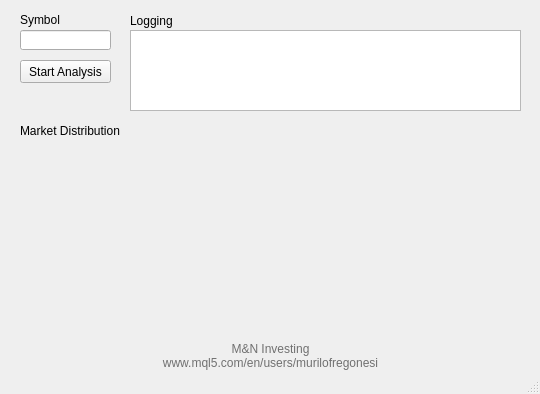
<?xml version="1.0" encoding="UTF-8"?>
<ui version="4.0">
 <class>MainWindow</class>
 <widget class="QMainWindow" name="MainWindow">
  <property name="geometry">
   <rect>
    <x>0</x>
    <y>0</y>
    <width>540</width>
    <height>394</height>
   </rect>
  </property>
  <property name="windowTitle">
   <string>Fundamentals Python Bot</string>
  </property>
  <widget class="QWidget" name="centralwidget">
   <widget class="QPushButton" name="startButton">
    <property name="geometry">
     <rect>
      <x>20</x>
      <y>60</y>
      <width>91</width>
      <height>23</height>
     </rect>
    </property>
    <property name="text">
     <string>Start Analysis</string>
    </property>
   </widget>
   <widget class="QLineEdit" name="symLine">
    <property name="geometry">
     <rect>
      <x>20</x>
      <y>30</y>
      <width>91</width>
      <height>20</height>
     </rect>
    </property>
   </widget>
   <widget class="QLabel" name="symLabel">
    <property name="geometry">
     <rect>
      <x>20</x>
      <y>10</y>
      <width>41</width>
      <height>20</height>
     </rect>
    </property>
    <property name="text">
     <string>Symbol</string>
    </property>
   </widget>
   <widget class="QPlainTextEdit" name="logPlain">
    <property name="geometry">
     <rect>
      <x>130</x>
      <y>30</y>
      <width>391</width>
      <height>81</height>
     </rect>
    </property>
   </widget>
   <widget class="QLabel" name="logLabel">
    <property name="geometry">
     <rect>
      <x>130</x>
      <y>10</y>
      <width>47</width>
      <height>21</height>
     </rect>
    </property>
    <property name="text">
     <string>Logging</string>
    </property>
   </widget>
   <widget class="QLabel" name="plotLabel">
    <property name="geometry">
     <rect>
      <x>20</x>
      <y>120</y>
      <width>101</width>
      <height>21</height>
     </rect>
    </property>
    <property name="text">
     <string>Market Distribution</string>
    </property>
   </widget>
   <widget class="QLabel" name="companyLabel">
    <property name="geometry">
     <rect>
      <x>20</x>
      <y>340</y>
      <width>501</width>
      <height>31</height>
     </rect>
    </property>
    <property name="palette">
     <palette>
      <active>
       <colorrole role="WindowText">
        <brush brushstyle="SolidPattern">
         <color alpha="255">
          <red>112</red>
          <green>112</green>
          <blue>112</blue>
         </color>
        </brush>
       </colorrole>
      </active>
      <inactive>
       <colorrole role="WindowText">
        <brush brushstyle="SolidPattern">
         <color alpha="255">
          <red>112</red>
          <green>112</green>
          <blue>112</blue>
         </color>
        </brush>
       </colorrole>
      </inactive>
      <disabled>
       <colorrole role="WindowText">
        <brush brushstyle="SolidPattern">
         <color alpha="255">
          <red>120</red>
          <green>120</green>
          <blue>120</blue>
         </color>
        </brush>
       </colorrole>
      </disabled>
     </palette>
    </property>
    <property name="text">
     <string>M&amp;N Investing
www.mql5.com/en/users/murilofregonesi</string>
    </property>
    <property name="alignment">
     <set>Qt::AlignCenter</set>
    </property>
   </widget>
  </widget>
  <widget class="QMenuBar" name="menubar">
   <property name="geometry">
    <rect>
     <x>0</x>
     <y>0</y>
     <width>540</width>
     <height>21</height>
    </rect>
   </property>
  </widget>
  <widget class="QStatusBar" name="statusbar"/>
 </widget>
 <resources/>
 <connections/>
</ui>
